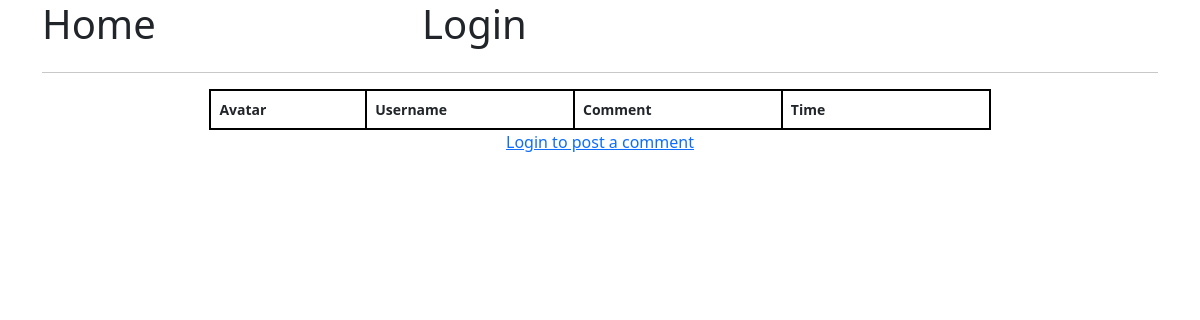
Page /home on the earlier database version.
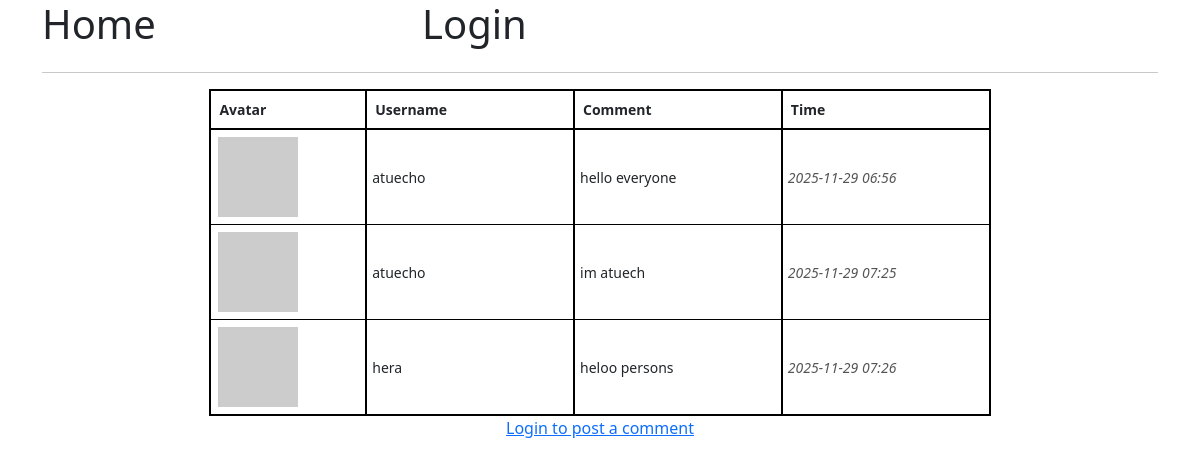
Same page on the later database version.
### app/models.py (models this page shows, shortened)
class Comment(db.Model):
    id = db.Column(db.Integer, primary_key=True)
    body = db.Column(db.String(300))
    timestamp = db.Column(db.DateTime, index=True, default=datetime.utcnow)
    user_id = db.Column(db.Integer, db.ForeignKey('user.id'))

class User(UserMixin, db.Model):
    id = db.Column(db.Integer, primary_key=True)
    username = db.Column(db.String(64), index=True, unique=True)
    email = db.Column(db.String(120), index=True, unique=True)
    password_hash = db.Column(db.String(128))
    last_seen = db.Column(db.DateTime, default=datetime.utcnow)
    about_me = db.Column(db.String(140))
    comments = db.relationship('Comment', backref='author', lazy='dynamic')
    def avatar(self, size):
        digest = md5(self.email.lower().encode('utf-8')).hexdigest()
        return f'https://www.gravatar.com/avatar/{digest}?d=identicon&s={size}'

### app/routes.py (the view)
@app.route('/', methods=['GET', 'POST'])
@app.route('/home', methods=['GET', 'POST'])
def index():
    comments = Comment.query.all()
    return render_template(
        'index.html',
        title='Home',
        comments=comments)

### app/routes.py (called while the page is built)
@app.before_request
def before_request():
    if current_user.is_authenticated:
        current_user.last_seen = datetime.utcnow()
        db.session.commit()

### app/templates/index.html
{% extends 'base.html' %}
{% block content %}
<div class="row">
    <div class="col-md-12">
        <table style="width:70%; border-collapse:collapse; border:2px solid #000; margin:auto; font-size:14px;">
            <thead>
                <tr style="border-bottom:2px solid #000;">
                    <th style="border-right:2px solid #000; width:15%; text-align:left; padding:8px;">Avatar</th>
                    <th style="border-right:2px solid #000; width:20%; text-align:left; padding:8px;">Username</th>
                    <th style="border-right:2px solid #000; width:20%; text-align:left; padding:8px;">Comment</th>
                    <th style="border-right:2px solid #000; width:20%; text-align:left; padding:8px;">Time</th>
                </tr>
            </thead>
            <tbody>
                {% for comment in comments %}
                {% if comment %}
                    <tr style="border-top:1px solid #000; border-bottom:1px solid #000;">
                        <td style="border-right:2px solid #000; padding:7px;">
                            <img src="{{ comment.author.avatar(64) }}" alt="avatar">
                        </td>
                        <td style="border-right:2px solid #000; font-weight:normal; padding:5px;">
                            {{ comment.author.username }}
                        </td>
                        <td style="border-right:2px solid #000; font-weight:normal; padding:5px;">
                            {{ comment.body }}
                        </td>
                        <td style="border-right:2px solid #000; font-style:italic; padding:5px; color:#555;">
                            {{ comment.timestamp.strftime('%Y-%m-%d %H:%M') }}
                        </td>
                    </tr>
                {% endif %}
                {% endfor %}
            </tbody>
        </table>
    </div>
    {% if current_user.is_authenticated %}
    <div>
    </div>
    {% else %}
    <div>
        <p class="text-center">
            <a href="{{ url_for('login') }}">Login to post a comment</a>
        </p>
    </div>
    {% endif %}
</div>
{% endblock %}

### app/templates/base.html (shortened to what this page needs)
<!DOCTYPE html>
<html lang="en">
<head>
    <link href="https://cdn.jsdelivr.net/npm/bootstrap@5.3.3/dist/css/bootstrap.min.css"
    rel="stylesheet"
>
</head>
<body>
    <div class="container">
    <div class="row">
        <div class="col-md-4">
            <h1><a href="{{ url_for('index') }}" class="nav-link">Home</a></h1>
        </div>
        {% if current_user.is_authenticated %}
            <div class="col-md-4">
                <h1><a href="{{ url_for('profile', username=current_user.username) }}" class="nav-link">Profile</a></h1>
            </div>
            <div class="col-md-4">
                <h1><a href="{{ url_for('logout') }}" class="nav-link">Logout</a></h1>
            </div>
        {% else %}
            <div class="col-md-4">
                <h1><a href="{{ url_for('login') }}" class="nav-link">Login</a></h1>
            </div>
        {% endif %}
    </div>
    <hr>
    <div>
    {% block content %}{% endblock %}
    </div>
</body>
</html>

Differences in the rows shown:
added Comment: author.username "atuecho", body "hello everyone", timestamp "2025-11-29 06:56"
added Comment: author.username "atuecho", body "im atuech", timestamp "2025-11-29 07:25"
added Comment: author.username "hera", body "heloo persons", timestamp "2025-11-29 07:26"
